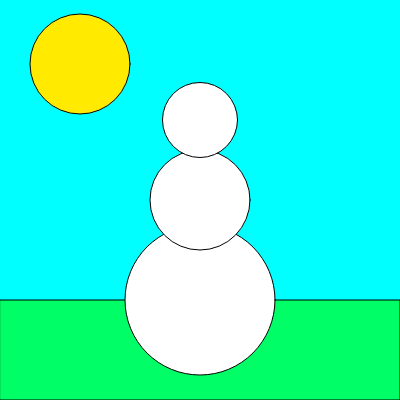
Frame 1 (no input)
Frame 60 (no input): identical to frame 1, image omitted
Frame 120 (the mouse pressed at the canvas centre since frame 60): identical to frame 1, image omitted

The p5.js sketch that drew this single still picture (run headless with seeded random() and noise() and a simulated clock; from frame 60 on, the mouse is pressed at the canvas centre):

// p5.js sketch
// ── sketch.js
/*
Snowman Drawing
Ryan Milne
March 7th, 2019
*/

function setup() {
  // put setup code here
  createCanvas(400,400);

} // end setup

function draw() {
  // put drawing code here
  background(0, 255, 255);

  // the ground
  fill(0, 255, 102);
  rect(0, 300, 400, 100);

  // the sun
  fill(255, 234, 0);
  ellipse(80, 64, 100, 100);

  // the snowman
  fill(255, 255, 255);
  ellipse(200, 300, 150, 150);
  ellipse(200, 200, 100, 100);
  ellipse(200, 120, 75, 75);

} // end draw
